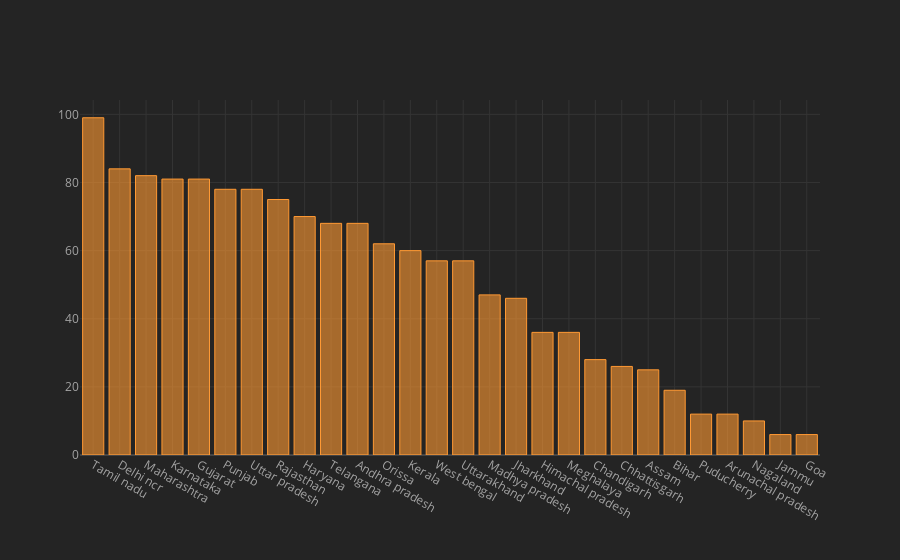

Notebook source saved alongside this figure:
### Code cell
df[df.Rating>8].sort_values(ascending=True,by="Rating").State.value_counts().iplot(kind="bar")

### Figure 1 — Plotly figure (JSON) as saved in the notebook; plotly's stock layout.template omitted (floating-point values rounded to 4 significant figures)
{"data": [{"marker": {"color": "rgba(255, 153, 51, 0.6)", "line": {"color": "rgba(255, 153, 51, 1.0)", "width": 1}}, "name": "State", "orientation": "v", "text": "", "type": "bar", "x": ["Tamil nadu", "Delhi ncr", "Maharashtra", "Karnataka", "Gujarat", "Punjab", "Uttar pradesh", "Rajasthan", "Haryana", "Telangana", "Andhra pradesh", "Orissa", "Kerala", "West bengal", "Uttarakhand", "Madhya pradesh", "Jharkhand", "Himachal pradesh", "Meghalaya", "Chandigarh", "Chhattisgarh", "Assam", "Bihar", "Puducherry", "Arunachal pradesh", "Nagaland", "Jammu", "Goa"], "y": [99, 84, 82, 81, 81, 78, 78, 75, 70, 68, 68, 62, 60, 57, 57, 47, 46, 36, 36, 28, 26, 25, 19, 12, 12, 10, 6, 6]}], "layout": {"legend": {"bgcolor": "#242424", "font": {"color": "#F4F4F4"}}, "paper_bgcolor": "#242424", "plot_bgcolor": "#242424", "title": {"font": {"color": "#F4F4F4"}}, "xaxis": {"gridcolor": "#343434", "showgrid": true, "tickfont": {"color": "#A4A4A4"}, "title": {"font": {"color": "#A4A4A4"}, "text": ""}, "zerolinecolor": "#444444"}, "yaxis": {"gridcolor": "#343434", "showgrid": true, "tickfont": {"color": "#A4A4A4"}, "title": {"font": {"color": "#A4A4A4"}, "text": ""}, "zerolinecolor": "#444444"}}}
